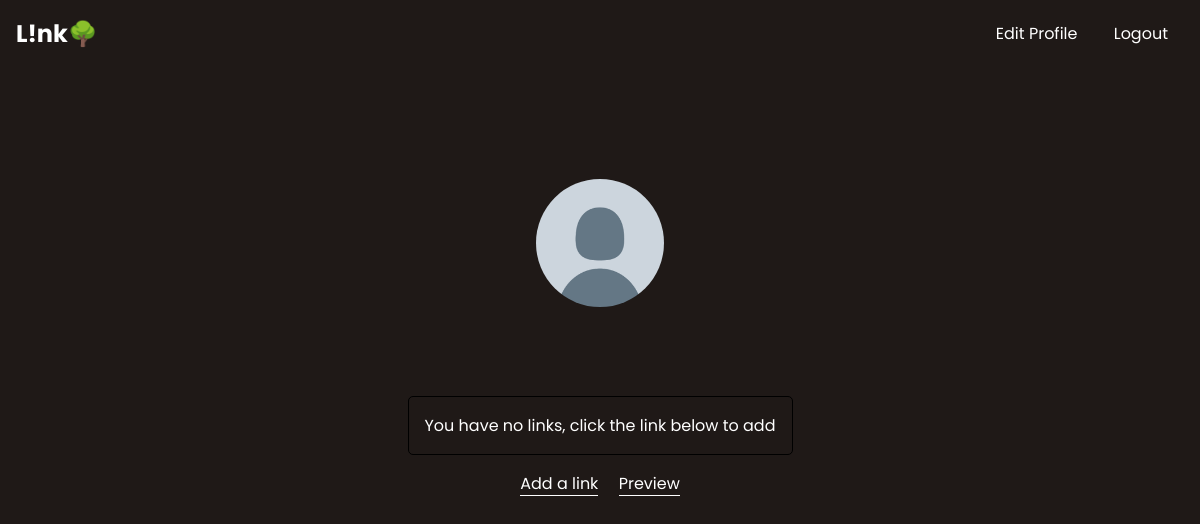
/ (signed in), run on an earlier commit of the app's database.
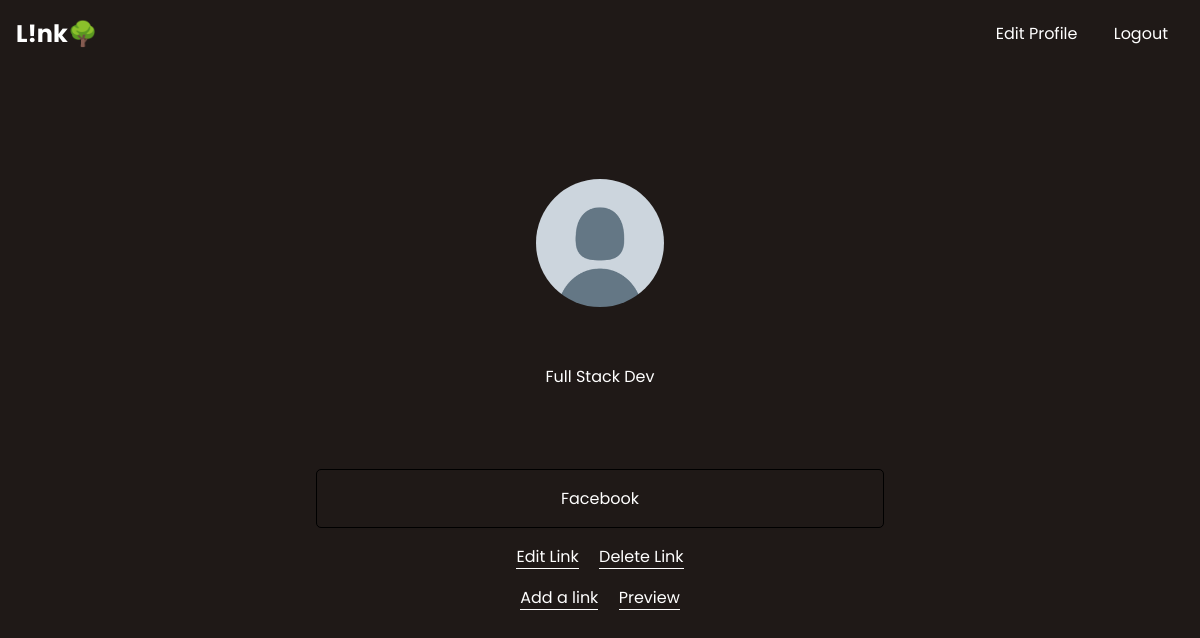
And on a later commit of the database.
### lta/models.py (models this page shows, shortened)
class User(AbstractUser):
    name = models.CharField(max_length=200, null=True)
    email = models.EmailField(unique=True, null=True)
    bio = models.TextField(null=True, blank=True)
    profile_image = models.ImageField(
        null=True, blank=True, default="avatar.png", upload_to='images/')
    USERNAME_FIELDS = "email"
    REQUIRED_FIELDS = []

class Home(models.Model):
    name = models.CharField(max_length=15)
    url = models.CharField(max_length=50)

### lta/views.py (the view)
# urls.py: 2. Add a URL to urlpatterns:  path('', views.home, name='home')
@login_required(login_url="loginpage")
def home(request):
    links = Home.objects.all()
    context = {"links": links}
    return render(request, "lta/home.html", context)

### lta/templates/lta/home.html
{% extends 'lta/main.html' %} {% load static %} {% block content %}
<div class="container">
  <div class="profile-section">
    {% if request.user.profile_image %}
    <img src="{{ request.user.profile_image.url }}" alt="" /><br />
    {% endif %} {% if request.user.bio %}
    <span class="bio">{{ request.user.bio }}</span>
    {% endif %}
  </div>
  {% for link in links %}
  <ul class="links">
    <li class="link"><a href="{{link.url}}">{{link.name}}</a></li>
    <div class="edit-delete-link-container">
      <a class="edit" href="{% url 'updatelink' link.id %}">Edit Link</a>
      <a class="delete" href="{% url 'deletelink' link.id %}">Delete Link</a>
    </div>
  </ul>
  {% empty %}
  <ul>
    <li class="link">You have no links, click the link below to add</li>
  </ul>
  {% endfor %}
  <div class="bottom-links">
    <a href="{% url 'addlink' %}" class="add-a-link">Add a link</a>
    <a href="{% url 'preview' %}" class="preview">Preview </a>
  </div>
</div>
{% endblock %}

### lta/templates/lta/main.html (shortened to what this page needs)
{% load static %}
<!DOCTYPE html>
<html lang="en">
  <head>
    <link
      rel="stylesheet"
      type="text/css"
      href="{% static 'styles/style.css' %}"
    />
  </head>
  <body>
    {% include "lta/navbar.html" %} {% block content %} {% endblock %}
  </body>
</html>

### lta/templates/lta/navbar.html
<div class="navbar">
  <a href=""><h2>L!nk🌳</h2></a>
  <div class="nav-links">
    <a href="{% url 'updateprofile' %}">Edit Profile</a>
    <a href="{% url 'logoutpage' %}">Logout</a>
  </div>
</div>

### static/styles/style.css (style rules this page uses)
* { margin: 0; padding: 0; box-sizing: border-box; font-family: "poppins"; background: #1f1917; color: white; }
li { list-style: none; }
a { text-decoration: none; }
.links { margin: 1em; width: 50%; }
.link { padding: 1em; border: 1px solid black; text-align: center; border-radius: 5px; margin: 1em; }
.edit-delete-link-container { text-align: center; }
.edit { margin-right: 1em; }
.edit, .delete { border-bottom: 1px solid white; }
.add-a-link { margin-right: 1em; }
.add-a-link, .preview { border-bottom: 1px solid white; }
.profile-section { margin: 2em 1em; text-align: center; }
.profile-section img { display: block; margin: 1em auto; width: 8em; height: 8em; border-radius: 50%; background-position: center; -o-object-fit: contain; object-fit: contain; }
.bio { max-width: 30em; display: block; margin: 1em auto; }
.container { display: flex; flex-direction: column; align-items: center; margin: 4em 0; }
.navbar { display: flex; flex-direction: row; justify-content: space-between; padding: 1em; align-items: center; }
.nav-links a { margin: 0 1em; }

What changed in the data, as far as the page shows it:
changed User: bio empty → "Full Stack Dev" (drawn); user.bio (not shown) → "Full Stack Dev"
added Home: name "Facebook"
Also different on the page:
text no longer shown: "You have no links, click the link below to add"
